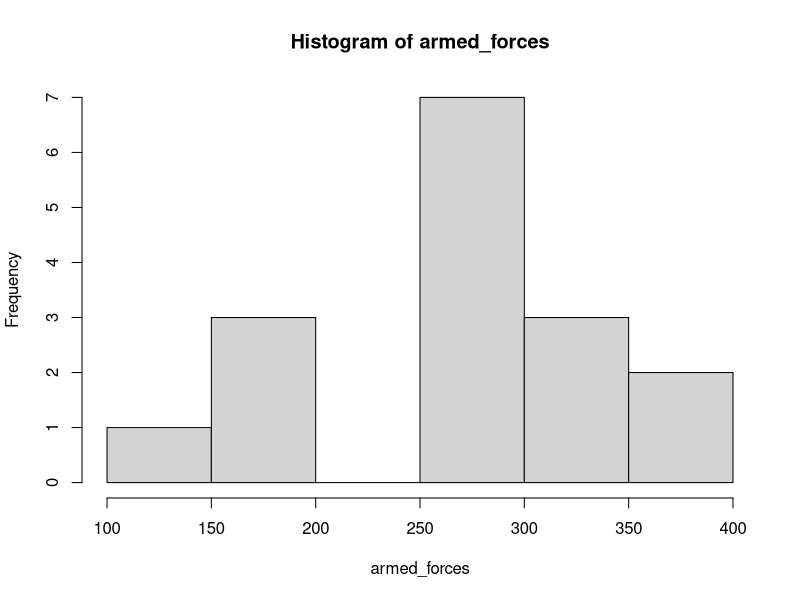
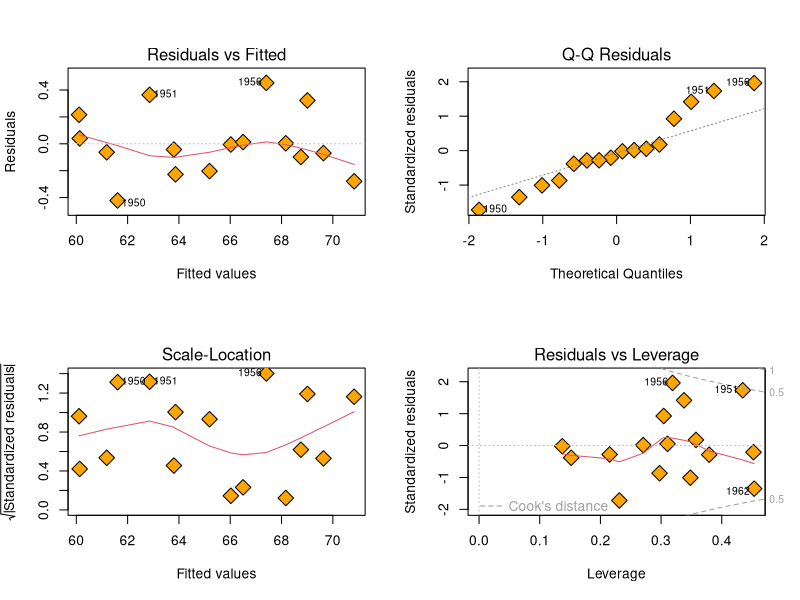

Write the R code that produced these figures, in order.
# Homework 1 - longley dataset testing
# Mengheng Xue
# Date: 02/06/2019 

# step 1: load "longley" into new data frame called "test"
test = data.frame(longley)

# step 2: find dimensions and variable names
str(longley) # check the structure of the data
summary(longley) # summarize the dataset
dim(test) # 16 7
nrow(test) # 16
ncol(test) # 7
colnames(test) # "GNP.deflator" "GNP" "Unemployed" "Armed.Forces" "Population" "Year" "Employed"

# step 3: create histogram fro Armed.Forces
armed_forces = test[, 4]
hist(armed_forces)

# step 4: create a correlation matrix of all variables
correlation_matrix = cor(test)
correlation_matrix 

# step 5: conduct multiple linear regression, "Employed" as dependent variable, the rest as independent variables
# We consider test dataset as our Training set 
training_set = test

# Fitting Multiple Linear Regression to the Training set
regressor = lm(formula = Employed ~., data = training_set)
summary(regressor)

# Building the optimal model using Backward Elimination 
# select the significance level to stay in the model (SL = 0.05)
# p value of GNP.deflator is highest (0.863141), remove this predictor 
regressor = lm(formula = Employed ~ GNP + Unemployed + Armed.Forces + Population + Year,
               data = training_set)
summary(regressor)

# p value of Population is 0.641607, remove it 
regressor = lm(formula = Employed ~ GNP + Unemployed + Armed.Forces + Year,
               data = training_set)
summary(regressor)

# Predicting the test set results
employed_pred = predict(regressor, newdata = test)

# Summarize accuracy base on MSE 
MSE = mean((test$Employed - employed_pred)^2)
print(MSE)


# step 6: intepret the result
# Summary of our model:
# 1. All p values of predictors are smaller than 0.05, we stop. Here is our final model.
# 2. Our final predictors are "Unemployed", "Armed.Forces", "Year" and "GNP".
# 3. Since we have high R-square and low p-value, this means our model explains a lot of variation in the data and is also significant. 
# 4. We also find that P values of other predictors will change when we remove a certain predictor.  

# step 7: visualize the results
# ====== plot of residual analysis and outlier detection ========
# we could observe that the residuals are pretty symmetrically distributed, and clustered around 0 
# in general there are no clear patterns or trends, there exists no outliers,  which meams our model is good. 

# The (1,2) plot is the quantile plot for the residuals, that compares their distribution to that of a sample of independent normals.
# The residuals were really normal since this plot to be roughly on the diagonal.

# The (1,1) and (1,2)  try address the constant variance assumptions. 
# These plots don't have particular shapes which shows  variance is constant.

# Plot(2,2) detect outliers in the predictors,
# besides just looking at the actual values themselves, is through their leverage values. 
# There is no particular outliers in our case. 
par(mfrow=c(2,2)) # set up ploting environment (2,2)
plot(regressor, pch=23, bg='orange',cex=2) 

